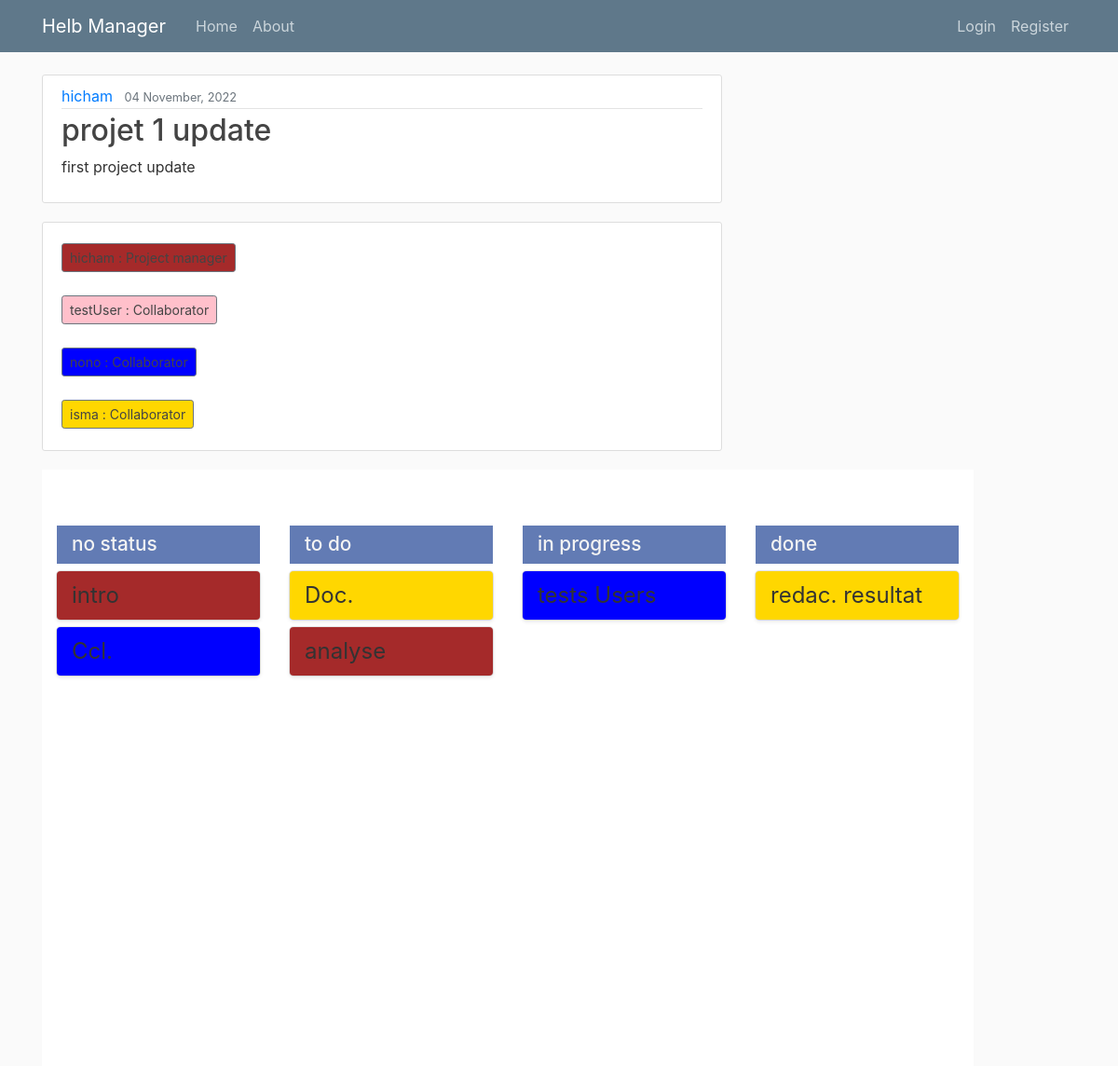
The page /project/1/ on the database as committed earlier.
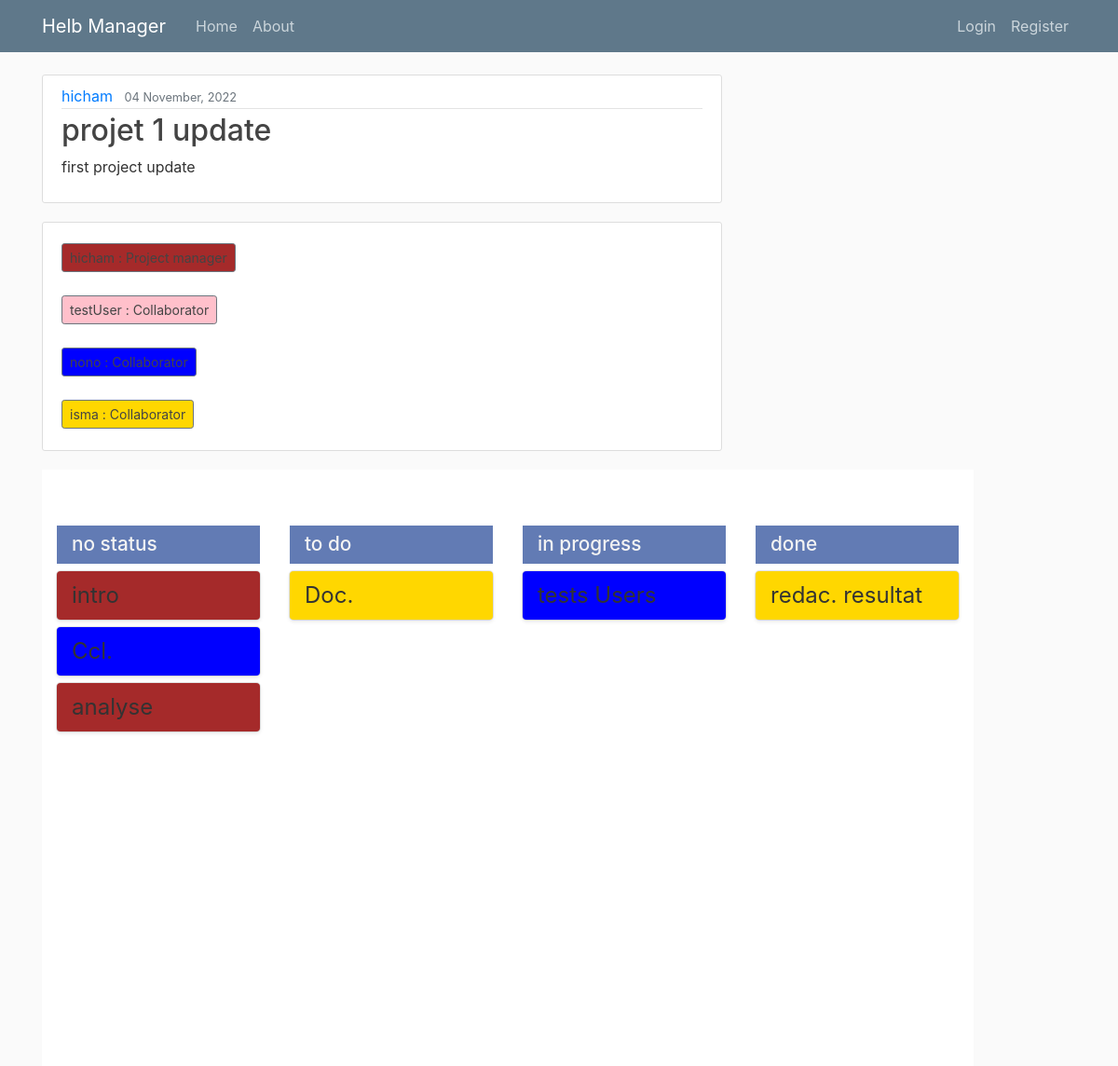
The same page on the database as committed later.
### manager_app/models.py (models this page shows, shortened)
class Project(models.Model): #creation de la table projet dans la bd
    title = models.CharField(max_length=100) #titre de taille limité
    content = models.TextField()
    status = models.CharField(max_length=100)
    collaborators = models.CharField(max_length=100)
    date_posted = models.DateTimeField(default=timezone.now)
    author = models.ForeignKey(User, on_delete=models.CASCADE ) #user par defaut, une entree dans la table users

class Task(models.Model):
    project = models.ForeignKey(Project, on_delete=models.CASCADE)
    title_task = models.CharField(max_length=100)
    assign_to = models.CharField(max_length=100)
    status_task = models.CharField(max_length=100, default='no status')

### manager_app/views.py (the view)
# urls.py: path('project/<int:pk>/', ProjectDetailView.as_view(), name = 'project-detail'),
class ProjectDetailView(DetailView):
    model = Project
    def get_context_data(self, **kwargs):
        tasks = Task.objects.all()
        project = self.get_object()
        users = User.objects.values()
        status = project.status
        tabStatus = []
        tabStatus.append('no status')
        tabStatus += status.split(";")
        collaborators = project.collaborators
        context = super().get_context_data(**kwargs)
        context['tabStatus'] = tabStatus
        tabCollaborators = []
        cpt = 0
        for u in users:
            name = users[cpt]['username']
            if collaborators.find(name) != -1:
                tabCollaborators.append(name)
            cpt=cpt+1 # pour parcourir tt ma table user
        tabCollaborators.append(project.author.username)
        context['tabCollaborators'] = tabCollaborators
        context['users'] = users
        context['tasks'] = tasks
        colors = ["red", "green", "blue", "orange", "purple", "pink", "gray", "brown", "gold", "silver"]
        collaborator_colors = {}
        for collaborator in tabCollaborators:
            color = random.sample(colors, 1)[0]
            collaborator_colors[collaborator] = color
            colors.remove(color)
        context['collaborator_colors'] = collaborator_colors
        return context

### manager_app/templates/manager_app/project_detail.html (shortened to what this page needs)
{% extends "manager_app/base.html" %}
{% load static %}
{% block content %}
<link rel="stylesheet" href="{% static 'manager_app/styleDragDrop.css' %}">
<article class="media content-section">
  <div class="media-body">
    <div class="article-metadata">
      <a class="mr-2" href="#">{{ object.author }}</a>
      <small class="text-muted">{{ object.date_posted|date:"d F, Y" }}</small>
    </div >
    <h2 class="article-title">{{ object.title }}</h2>
    <p class="article-content">{{ object.content }}</p>
  </div>
</article>
<article class="media content-section">
  <div>
    {% for collaborator, color in collaborator_colors.items %}
      {% if collaborator == object.author.username %}
        <h1><a class="btn btn-secondary btn-sm mt-1 mb-1" style="background-color: {{color}}"> {{ object.author }} : Project manager</a></h1>
      {% endif %}
    {% endfor %}
    {% for collaborator, color in collaborator_colors.items %}
      {% if collaborator != object.author.username %}
        <h1><a class="btn btn-secondary btn-sm mt-1 mb-1" style="background-color: {{color}}"> {{ collaborator }} : Collaborator</a></h1>
      {% endif %}
    {% endfor %}
  </div>
</article>
  <div class="todo-container">
    {% for status in tabStatus %}
    <div class="status">
      <div>
          <h1>{{ status }}</h1>
      </div>
      {% for task in tasks %}
        {% if task.project.id == project.id %}
          {% if task.status_task == status %}
            {% for collaborator, color in collaborator_colors.items %}
              {% if collaborator == task.assign_to %}
                <div project_id = "{{ project.id }}" task_id = "{{ task.id }}" class="todo" draggable="true" style="background-color: {{color}}" >
                  {{ task.title_task }}
                </div>
              {% endif %}
            {% endfor %}
          {% endif %}
        {% endif %}
      {% endfor %}
    </div>
    {% endfor %}
  </div>
{% endblock content %}

### manager_app/templates/manager_app/base.html (shortened to what this page needs)
{% load static %}
<!DOCTYPE html>
<html lang="en">
<head>
    <link href="https://cdn.jsdelivr.net/npm/bootstrap@4.3.1/dist/css/bootstrap.min.css"
 rel="stylesheet">
    <link href="{% static 'manager_app/main.css' %}" rel="stylesheet" type="text/css">
</head>
<body>
<header class="site-header">
    <nav class="navbar navbar-expand-md navbar-dark bg-steel fixed-top">
        <div class="container">
            <a class="navbar-brand mr-4" href="{% url 'manager_app-home' %}">Helb Manager</a>
            <div class="collapse navbar-collapse" id="navbarToggle">
                <div class="navbar-nav mr-auto">
                    <a class="nav-item nav-link" href="{% url 'manager_app-home' %}">Home</a>
                    <a class="nav-item nav-link" href="{% url 'manager_app-about' %}">About</a>
                </div>
                <div class="navbar-nav">
                    {% if user.is_authenticated %}
                        <a class="nav-item nav-link" href="{% url 'project-create' %}">New Project</a>
                        <a class="nav-item nav-link" href="{% url 'logout' %}">Logout</a>
                        <a class="nav-item nav-link" href="{% url 'profile' %}">Profile</a>
                    {% else %}
                     <a class="nav-item nav-link" href="{% url 'login' %}">Login</a>
                     <a class="nav-item nav-link" href="{% url 'register' %}">Register</a>
                    {% endif %}
                </div>
            </div>
        </div>
    </nav>
</header>
<main class="container" role="main">
    <div class="row">
        <div class="col-md-8">
            {% block content %}{% endblock %}
        </div>
    </div>
</main>
</body>
</html>

### manager_app/static/manager_app/main.css (style rules this page uses)
body { background: #fafafa; color: #333333; margin-top: 5rem; }
h1, h2, h3, h4, h5, h6 { color: #444444; }
.bg-steel { background-color: #5f788a; }
.site-header .navbar-nav .nav-link { color: #cbd5db; }
.content-section { background: #ffffff; padding: 10px 20px; border: 1px solid #dddddd; border-radius: 3px; margin-bottom: 20px; }
.article-title { color: #444444; }
.article-content { white-space: pre-line; }
.article-metadata { padding-bottom: 1px; margin-bottom: 4px; border-bottom: 1px solid #e3e3e3 }

### manager_app/static/manager_app/styleDragDrop.css (style rules this page uses)
.todo-container { width: 1000px; height: 80vh; display: flex; }
.status { width: 25%; background-color: #ffffff; position: relative; padding: 60px 1rem 0.5rem; }
.status:nth-child(even) { background-color: #ffffff; }
.status h1 { position: relative; top: 0; left: 0; background-color: #627bb4; color: #f3f3f3; margin: 0; width: 100%; padding: 0.5rem 1rem; font-size: 130%; }
.todo { display: flex; justify-content: space-between; align-items: center; position: relative; background-color: rgba(108, 26, 26, 0.3); box-shadow: rgba(15, 15, 15, 0.1) 0px 0px 0px 1px, rgba(15, 15, 15, 0.1) 0px 2px 4px; border-radius: 4px; padding: 0.5rem 1rem; font-size: 1.5rem; margin: 0.5rem 0; }

Rows that differ between the two databases and show on the page:
changed Task "analyse": status_task "to do" → "no status" (drawn)
Other text that changed with them:
new list line: "analyse"
list line gone: "analyse"
